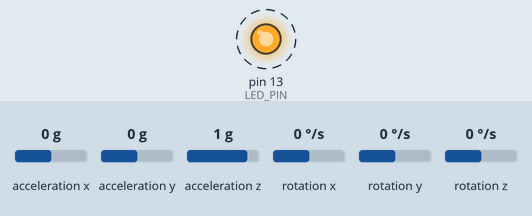
This sketch was run on a simulated Arduino Uno, built with avr-gcc and run on an emulated ATmega328P. On the bench: output pins drawn as LEDs (lit = HIGH). Dashed ring = blinking. Inputs (shaded band) come from the test bench; at power-on: acceleration z 1 g, acceleration y 0 g, acceleration x 0 g, rotation x 0 °/s, rotation y 0 °/s, rotation z 0 °/s. What the sketch prints to the serial monitor is not drawn.

Above: at 1.2 s.
1.3 s: acceleration z set to 0 g
4.3 s: acceleration y set to -1.4 g
Timing chart, 0 to 13.3 s (numbered marks = the images above; inputs shaded):
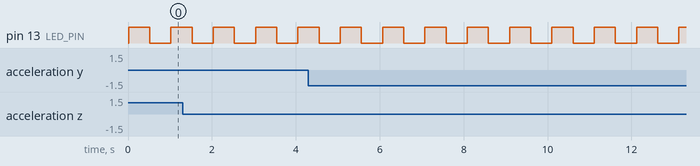

The sketch:

lab3.ino
```cpp
// I2C device class (I2Cdev) demonstration Arduino sketch for MPU6050 class
// 10/7/2011 by Jeff Rowberg <jeff@rowberg.net>
// Updates should (hopefully) always be available at https://github.com/jrowberg/i2cdevlib
//
// Changelog:
//     2011-10-07 - initial release

/* ============================================
I2Cdev device library code is placed under the MIT license
Copyright (c) 2011 Jeff Rowberg

Permission is hereby granted, free of charge, to any person obtaining a copy
of this software and associated documentation files (the "Software"), to deal
in the Software without restriction, including without limitation the rights
to use, copy, modify, merge, publish, distribute, sublicense, and/or sell
copies of the Software, and to permit persons to whom the Software is
furnished to do so, subject to the following conditions:

The above copyright notice and this permission notice shall be included in
all copies or substantial portions of the Software.

THE SOFTWARE IS PROVIDED "AS IS", WITHOUT WARRANTY OF ANY KIND, EXPRESS OR
IMPLIED, INCLUDING BUT NOT LIMITED TO THE WARRANTIES OF MERCHANTABILITY,
FITNESS FOR A PARTICULAR PURPOSE AND NONINFRINGEMENT. IN NO EVENT SHALL THE
AUTHORS OR COPYRIGHT HOLDERS BE LIABLE FOR ANY CLAIM, DAMAGES OR OTHER
LIABILITY, WHETHER IN AN ACTION OF CONTRACT, TORT OR OTHERWISE, ARISING FROM,
OUT OF OR IN CONNECTION WITH THE SOFTWARE OR THE USE OR OTHER DEALINGS IN
THE SOFTWARE.
===============================================
*/

// Arduino Wire library is required if I2Cdev I2CDEV_ARDUINO_WIRE implementation
// is used in I2Cdev.h
#include "Wire.h"

// I2Cdev and MPU6050 must be installed as libraries, or else the .cpp/.h files
// for both classes must be in the include path of your project
#include "I2Cdev.h"
#include "MPU6050.h"

// class default I2C address is 0x68
// specific I2C addresses may be passed as a parameter here
// AD0 low = 0x68 (default for InvenSense evaluation board)
// AD0 high = 0x69
MPU6050 accelgyro;

int16_t ax, ay, az;
double G_x, G_y, G_z;
int16_t gx, gy, gz;

#define LED_PIN 13
bool blinkState = false;

void setup() {
    // join I2C bus (I2Cdev library doesn't do this automatically)
    Wire.begin();

    // initialize serial communication
    // (38400 chosen because it works as well at 8MHz as it does at 16MHz, but
    // it's really up to you depending on your project)
    Serial.begin(38400);

    // initialize device
    Serial.println("Initializing I2C devices...");
    accelgyro.initialize();

    // verify connection
    Serial.println("Testing device connections...");
    Serial.println(accelgyro.testConnection() ? "MPU6050 connection successful" : "MPU6050 connection failed");

    // configure Arduino LED for
    pinMode(LED_PIN, OUTPUT);
}

void loop() {
    // read raw accel/gyro measurements from device
    accelgyro.getMotion6(&ax, &ay, &az, &gx, &gy, &gz);

    // these methods (and a few others) are also available
    //accelgyro.getAcceleration(&ax, &ay, &az);
    //accelgyro.getRotation(&gx, &gy, &gz);

    // display tab-separated accel/gyro x/y/z values
//    Serial.print("a/g:\t");
//    Serial.print(ax / 16384.0); Serial.print("\t");
//    Serial.print(ay / 16384.0); Serial.print("\t");
//    Serial.print(az / 16384.0); Serial.print("\t");
//    Serial.print(gx); Serial.print("\t");
//    Serial.print(gy); Serial.print("\t");
//    Serial.print(gz); Serial.print("\t");
      G_x = ax / 16384.0;
      G_y = ay / 16384.0;
      G_z = az / 16384.0;

    Serial.print(atan(-G_x/G_z)); Serial.print("\t");
    Serial.println(atan(G_y/(sqrt(pow(G_x, 2) + pow(G_z, 2)))));

    // blink LED to indicate activity
    blinkState = !blinkState;
    digitalWrite(LED_PIN, blinkState);
    delay(500);
}
```

Measured:
- by itself, pin 13 (LED_PIN): alternates HIGH for 0.50 s and LOW for 0.50 s
